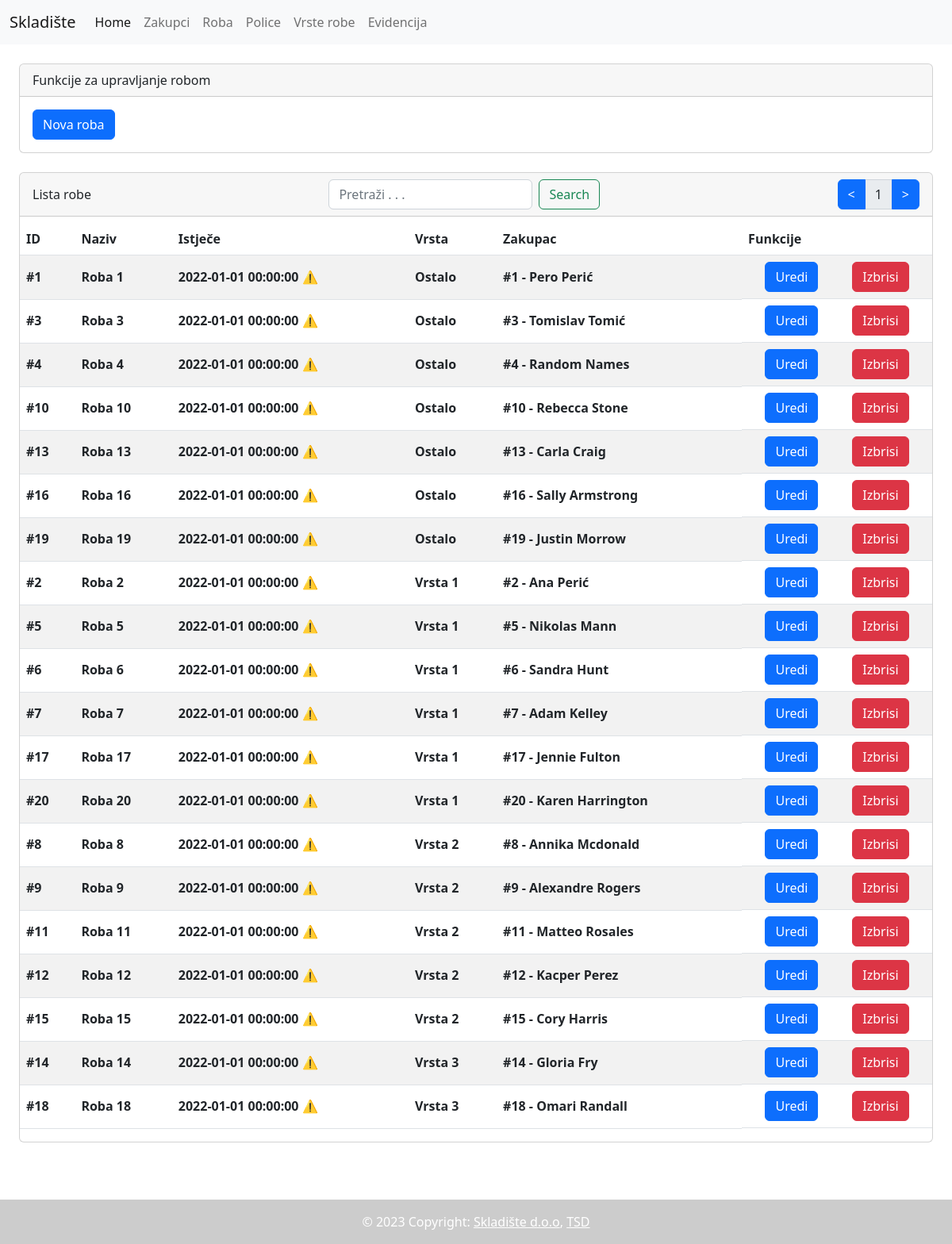
Page /roba-lista.php?page=1 on the committed database.
### tables this page shows
CREATE TABLE `roba` (
  `ID` int(11) NOT NULL PRIMARY KEY AUTO_INCREMENT,
  `Naziv` varchar(50) NOT NULL,
  `Istjece` datetime NOT NULL,
  `VrstaRobe_ID` int(11) NOT NULL,
  `Zakupac_ID` int(11) NOT NULL,

  FOREIGN KEY (`VrstaRobe_ID`) REFERENCES `vrstarobe`(`ID`),
  FOREIGN KEY (`Zakupac_ID`) REFERENCES `zakupac`(`ID`)

);

CREATE TABLE `vrstarobe` (
  `ID` int(11) NOT NULL PRIMARY KEY AUTO_INCREMENT,
  `Naziv` char(25) NOT NULL,
  `Napomena` varchar(100) DEFAULT NULL
);

CREATE TABLE `zakupac` (
  `ID` int(11) NOT NULL PRIMARY KEY AUTO_INCREMENT,
  `Ime` char(35) NOT NULL,
  `Prezime` varchar(35) NOT NULL,
  `Telefon` varchar(20) NOT NULL,
  `Mail` varchar(255) NOT NULL
);

### roba-lista.php (the view, shortened to what this page needs)
<!DOCTYPE html>
<html lang="en">
<head>
    <link rel="stylesheet" href="/skladiste/bootstrap/css/bootstrap.css">
</head>
<body>
    <?php include($_SERVER['DOCUMENT_ROOT'].'/skladiste/include/header.php'); ?>
    <?php include($_SERVER['DOCUMENT_ROOT'].'/skladiste/server/config.php'); ?>
    <div class="card m-4">
        <div class="card-header">
            Funkcije za upravljanje robom
        </div>
        <div class="card-body">
            <button class="btn btn-primary" onclick="window.location.assign('./roba-nova.php')">Nova roba</button>
        </div>
    </div>
    <div class="card m-4">
        <div class="card-header" style="display: flex;flex-wrap: nowrap;flex-direction: row;align-content: center;justify-content: space-between;align-items: center;">
            <span>Lista robe</span>
            <span>
                <form class="d-flex" method="GET" action="./roba-lista.php">
                    <input class="form-control me-2" type="search" name="q" placeholder="Pretraži . . ." aria-label="Pretraga" value="<?php print(isset($_GET['q']) ? $_GET['q'] : '') ?>">
                    <button class="btn btn-outline-success" type="submit">Search</button>
                </form>
            </span>
            <spam class="input-group" style="width: max-content;">
                <a href="./roba-lista.php?page=<?php print($_GET['page'] - 1) ?><?php print(isset($_GET['q']) ? "&q=".$_GET['q'] : '') ?>" class="btn btn-primary"><</a>
                <span class="input-group-text"><?php print($_GET['page']) ?></span>
                <a href="./roba-lista.php?page=<?php print($_GET['page'] + 1) ?><?php print(isset($_GET['q']) ? "&q=".$_GET['q'] : '') ?>" class="btn btn-primary">></a>
            </spam>
        </div>
        <table class="table table-striped" style="margin-top: 8px;margin-bootom: 16px;vertical-align: baseline;">
            <thead>
                <tr>
                <th scope="col">ID</th>
                <th scope="col">Naziv</th>
                <th scope="col">Istječe</th>
                <th scope="col">Vrsta</th>
                <th scope="col">Zakupac</th>
                <th scope="col">Funkcije</th>
                </tr>
            </thead>
            <tbody>
                <?php
                    if (isset($_GET["q"])) {
                        if ($_GET["page"] <= 0) {
                            header("Location: ./roba-lista.php?page=1&q=".$_GET["q"]);
                        }
                        $query = $DB->query("SELECT `roba`.*, `vrstarobe`.`Naziv` AS 'Vrsta', `vrstarobe`.`Napomena` AS 'Vrsta_Napomena', `zakupac`.`ID` AS 'Zakupac_ID', `zakupac`.`Ime` AS 'Zakupac_Ime', `zakupac`.`Prezime` AS 'Zakupac_Prezime' FROM `roba`, `vrstarobe`, `zakupac` WHERE `roba`.`VrstaRobe_ID` = `vrstarobe`.`ID` AND `roba`.`Zakupac_ID` = `zakupac`.`ID` AND (`roba`.`Naziv` LIKE '%".$_GET["q"]."%' OR `vrstarobe`.`Naziv` LIKE '%".$_GET["q"]."%' OR `zakupac`.`Ime` LIKE '%".$_GET["q"]."%' OR `zakupac`.`Prezime` LIKE '%".$_GET["q"]."%') LIMIT 20 OFFSET ".(($_GET["page"]-1)*20));
                        while($row = $query->fetch_assoc()) {
                            $upozorenjeDatuma = '';
                            if (new DateTime() > new DateTime($row["Istjece"])) {
                                $upozorenjeDatuma = ' ⚠️';
                            }
                            print("<tr>");
                            print("<th scope=\"row\">#".$row["ID"]."</th>");
                            print("<th scope=\"row\">".$row["Naziv"]."</th>");
                            print("<th scope=\"row\">".$row["Istjece"].$upozorenjeDatuma."</th>");
                            print("<th scope=\"row\">".$row["Vrsta"]."</th>");
                            print("<th scope=\"row\">#".$row["Zakupac_ID"]." - ".$row["Zakupac_Ime"]." ".$row["Zakupac_Prezime"]."</th>");
                            print("<td class=\"btn-td\"><button class=\"btn btn-primary\" onclick=\"window.location.assign('./roba-uredi.php?id=".$row["ID"]."')\">Uredi</button><button class=\"btn btn-danger\" onclick=\"window.location.assign('./roba-izbrisi.php?id=".$row["ID"]."')\">Izbrisi</button></td>");
                            print("</tr>");
                        }
                    }
                    else if (isset($_GET["page"])) {
                        $query = $DB->query("SELECT `roba`.*, `vrstarobe`.`Naziv` AS 'Vrsta', `vrstarobe`.`Napomena` AS 'Vrsta_Napomena', `zakupac`.`ID` AS 'Zakupac_ID', `zakupac`.`Ime` AS 'Zakupac_Ime', `zakupac`.`Prezime` AS 'Zakupac_Prezime' FROM `roba`, `vrstarobe`, `zakupac` WHERE `roba`.`VrstaRobe_ID` = `vrstarobe`.`ID` AND `roba`.`Zakupac_ID` = `zakupac`.`ID` LIMIT 20 OFFSET ".($_GET["page"]-1)*20);
                        while($row = $query->fetch_assoc()) {
                            $upozorenjeDatuma = '';
                            if (new DateTime() > new DateTime($row["Istjece"])) {
                                $upozorenjeDatuma = ' ⚠️';
                            }
                            print("<tr>");
                            print("<th scope=\"row\">#".$row["ID"]."</th>");
                            print("<th scope=\"row\">".$row["Naziv"]."</th>");
                            print("<th scope=\"row\">".$row["Istjece"].$upozorenjeDatuma."</th>");
                            print("<th scope=\"row\">".$row["Vrsta"]."</th>");
                            print("<th scope=\"row\">#".$row["Zakupac_ID"]." - ".$row["Zakupac_Ime"]." ".$row["Zakupac_Prezime"]."</th>");
                            print("<td class=\"btn-td\"><button class=\"btn btn-primary\" onclick=\"window.location.assign('./roba-uredi.php?id=".$row["ID"]."')\">Uredi</button><button class=\"btn btn-danger\" onclick=\"window.location.assign('./roba-izbrisi.php?id=".$row["ID"]."')\">Izbrisi</button></td></tr>");
                        }
                    }else{
                        header("Location: ./roba-lista.php?page=1");
                        exit();
                    }
                ?>
            </tbody>
        </table>
    </div>
    <?php include($_SERVER['DOCUMENT_ROOT'].'/skladiste/include/footer.php'); ?>
</body>
</html>

### roba-lista.php (style rules this page uses)
.btn-td { display: flex; flex-wrap: wrap; align-content: center; justify-content: space-around; align-items: center; }

### rows in the picture
roba: ID "1", Naziv "Roba 1", Istjece "2022-01-01 00:00:00", Istjece "⚠️", VrstaRobe_ID.Naziv "Ostalo", Zakupac_ID.ID "1", Zakupac_ID.Ime "Pero", Zakupac_ID.Prezime "Perić"
roba: ID "3", Naziv "Roba 3", Istjece "2022-01-01 00:00:00", Istjece "⚠️", VrstaRobe_ID.Naziv "Ostalo", Zakupac_ID.ID "3", Zakupac_ID.Ime "Tomislav", Zakupac_ID.Prezime "Tomić"
roba: ID "4", Naziv "Roba 4", Istjece "2022-01-01 00:00:00", Istjece "⚠️", VrstaRobe_ID.Naziv "Ostalo", Zakupac_ID.ID "4", Zakupac_ID.Ime "Random", Zakupac_ID.Prezime "Names"
roba: ID "10", Naziv "Roba 10", Istjece "2022-01-01 00:00:00", Istjece "⚠️", VrstaRobe_ID.Naziv "Ostalo", Zakupac_ID.ID "10", Zakupac_ID.Ime "Rebecca", Zakupac_ID.Prezime "Stone"
roba: ID "13", Naziv "Roba 13", Istjece "2022-01-01 00:00:00", Istjece "⚠️", VrstaRobe_ID.Naziv "Ostalo", Zakupac_ID.ID "13", Zakupac_ID.Ime "Carla", Zakupac_ID.Prezime "Craig"
roba: ID "16", Naziv "Roba 16", Istjece "2022-01-01 00:00:00", Istjece "⚠️", VrstaRobe_ID.Naziv "Ostalo", Zakupac_ID.ID "16", Zakupac_ID.Ime "Sally", Zakupac_ID.Prezime "Armstrong"
roba: ID "19", Naziv "Roba 19", Istjece "2022-01-01 00:00:00", Istjece "⚠️", VrstaRobe_ID.Naziv "Ostalo", Zakupac_ID.ID "19", Zakupac_ID.Ime "Justin", Zakupac_ID.Prezime "Morrow"
roba: ID "2", Naziv "Roba 2", Istjece "2022-01-01 00:00:00", Istjece "⚠️", VrstaRobe_ID.Naziv "Vrsta 1", Zakupac_ID.ID "2", Zakupac_ID.Ime "Ana", Zakupac_ID.Prezime "Perić"
roba: ID "5", Naziv "Roba 5", Istjece "2022-01-01 00:00:00", Istjece "⚠️", VrstaRobe_ID.Naziv "Vrsta 1", Zakupac_ID.ID "5", Zakupac_ID.Ime "Nikolas", Zakupac_ID.Prezime "Mann"
roba: ID "6", Naziv "Roba 6", Istjece "2022-01-01 00:00:00", Istjece "⚠️", VrstaRobe_ID.Naziv "Vrsta 1", Zakupac_ID.ID "6", Zakupac_ID.Ime "Sandra", Zakupac_ID.Prezime "Hunt"
roba: ID "7", Naziv "Roba 7", Istjece "2022-01-01 00:00:00", Istjece "⚠️", VrstaRobe_ID.Naziv "Vrsta 1", Zakupac_ID.ID "7", Zakupac_ID.Ime "Adam", Zakupac_ID.Prezime "Kelley"
roba: ID "17", Naziv "Roba 17", Istjece "2022-01-01 00:00:00", Istjece "⚠️", VrstaRobe_ID.Naziv "Vrsta 1", Zakupac_ID.ID "17", Zakupac_ID.Ime "Jennie", Zakupac_ID.Prezime "Fulton"
roba: ID "20", Naziv "Roba 20", Istjece "2022-01-01 00:00:00", Istjece "⚠️", VrstaRobe_ID.Naziv "Vrsta 1", Zakupac_ID.ID "20", Zakupac_ID.Ime "Karen", Zakupac_ID.Prezime "Harrington"
roba: ID "8", Naziv "Roba 8", Istjece "2022-01-01 00:00:00", Istjece "⚠️", VrstaRobe_ID.Naziv "Vrsta 2", Zakupac_ID.ID "8", Zakupac_ID.Ime "Annika", Zakupac_ID.Prezime "Mcdonald"
roba: ID "9", Naziv "Roba 9", Istjece "2022-01-01 00:00:00", Istjece "⚠️", VrstaRobe_ID.Naziv "Vrsta 2", Zakupac_ID.ID "9", Zakupac_ID.Ime "Alexandre", Zakupac_ID.Prezime "Rogers"
roba: ID "11", Naziv "Roba 11", Istjece "2022-01-01 00:00:00", Istjece "⚠️", VrstaRobe_ID.Naziv "Vrsta 2", Zakupac_ID.ID "11", Zakupac_ID.Ime "Matteo", Zakupac_ID.Prezime "Rosales"
roba: ID "12", Naziv "Roba 12", Istjece "2022-01-01 00:00:00", Istjece "⚠️", VrstaRobe_ID.Naziv "Vrsta 2", Zakupac_ID.ID "12", Zakupac_ID.Ime "Kacper", Zakupac_ID.Prezime "Perez"
roba: ID "15", Naziv "Roba 15", Istjece "2022-01-01 00:00:00", Istjece "⚠️", VrstaRobe_ID.Naziv "Vrsta 2", Zakupac_ID.ID "15", Zakupac_ID.Ime "Cory", Zakupac_ID.Prezime "Harris"
roba: ID "14", Naziv "Roba 14", Istjece "2022-01-01 00:00:00", Istjece "⚠️", VrstaRobe_ID.Naziv "Vrsta 3", Zakupac_ID.ID "14", Zakupac_ID.Ime "Gloria", Zakupac_ID.Prezime "Fry"
roba: ID "18", Naziv "Roba 18", Istjece "2022-01-01 00:00:00", Istjece "⚠️", VrstaRobe_ID.Naziv "Vrsta 3", Zakupac_ID.ID "18", Zakupac_ID.Ime "Omari", Zakupac_ID.Prezime "Randall"

### other values in the picture
$_GET['page'] "1"
